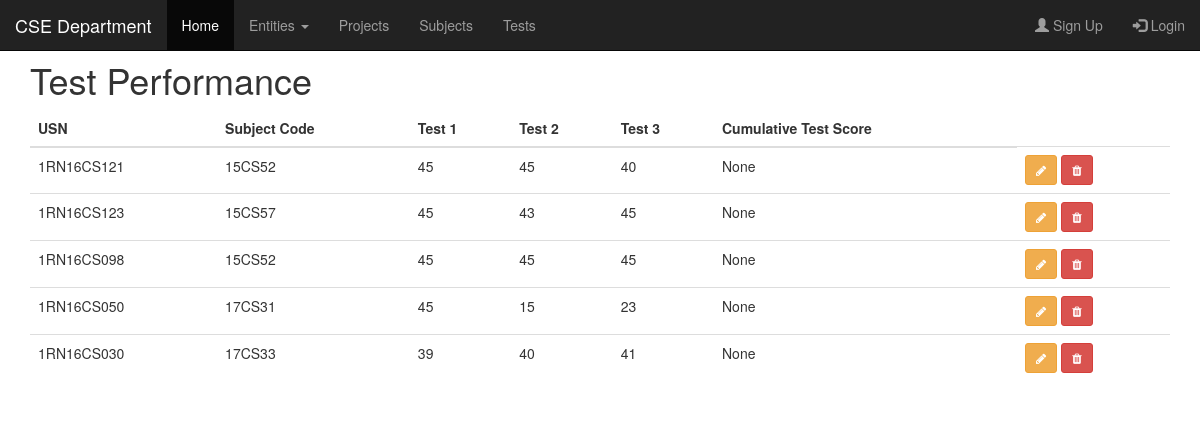
/tests, run on an earlier commit of the app's database.
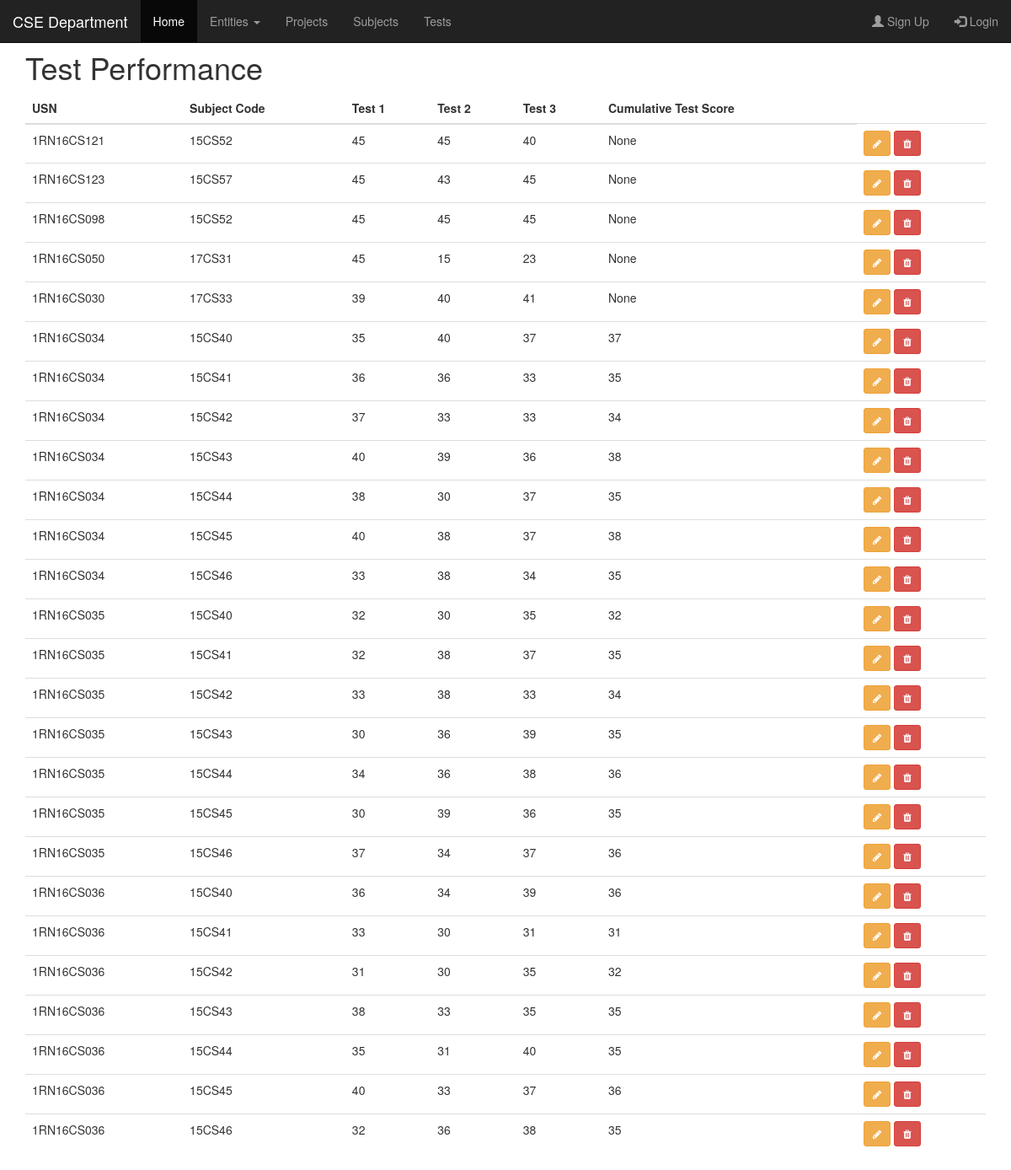
And on a later commit of the database.
### tables this page shows
CREATE TABLE Tests (
Test1 INTEGER,
Test2 INTEGER,
Test3 INTEGER,
Test_Cumalative INTEGER,
USN CHAR(10),
SubCode VARCHAR(10),
FOREIGN KEY(SubCode) REFERENCES Subject(Sub_code) ON DELETE CASCADE,
FOREIGN KEY(SubCode) REFERENCES Subject(Sub_code) ON UPDATE CASCADE,
FOREIGN KEY(USN) REFERENCES STUDENT(USN) ON DELETE CASCADE,
FOREIGN KEY(USN) REFERENCES STUDENT(USN) ON UPDATE CASCADE
);

### flaskapp.py (the view)
@app.route("/tests")
def index_test():
	tests = query_db("SELECT * FROM tests")
	return render_template("/test/index_tests.html", tests=tests)

### flaskapp.py (called while the page is built)
def get_db():
	db = getattr(g, '_database', None)
	if db is None:
		db = g._database = sqlite3.connect(DATABASE)
		db.row_factory = sqlite3.Row
	return db

def query_db(query, args=(), one=False):
	cur = get_db().execute(query, args)
	rv = cur.fetchall()
	cur.close()
	return (rv[0] if rv else None) if one else rv

@app.teardown_appcontext
def close_connection(exception):
	db = getattr(g, '_database', None)
	if db is not None:
		db.close()

### templates/test/index_tests.html
{% extends "base.html" %}
{% block title %}Test Performance{% endblock %}
{% block content %}
<table class="table">
	<thead>
		<tr>
			<th scope="col">USN</th>
			<th scope="col">Subject Code</th>
			<th scope="col">Test 1</th>
			<th scope="col">Test 2</th>
			<th scope="col">Test 3</th>
			<th scope="col">Cumulative Test Score</th>
		</tr>
	</thead>
	{% for test in tests: %}
	<tr>
		<td>{{ test["USN"] }}</td>
		<td>{{ test["SubCode"] }}</td>
		<td>{{ test["Test1"] }}</td>
		<td>{{ test["Test2"] }}</td>
		<td>{{ test["Test3"] }}</td>
		<td>{{ test["Test_Cumalative"]}}</td>
		<td>
			<a class="btn btn-warning btn-sm" href="./update/{{test.USN}}/{{test.SubCode}}"><i class="fa fa-pencil"></i></a>
			<a class="btn btn-danger btn-sm" href="./delete/{{test.USN}}/{{test.SubCode}}"><i class="fa fa-trash"></i></a>
		</td>
	</tr>
	{% endfor %}
</table>
{% endblock %}

### templates/base.html (shortened to what this page needs)
<!DOCTYPE html>
<html>
    <head>
        <link rel="stylesheet" href="https://maxcdn.bootstrapcdn.com/font-awesome/4.7.0/css/font-awesome.min.css" >
      <link rel="stylesheet" href="https://maxcdn.bootstrapcdn.com/bootstrap/3.3.7/css/bootstrap.min.css">
    </head>
    <body>
      <nav class="navbar navbar-inverse navbar-fixed-top">
        <div class="container-fluid">
          <div class="navbar-header">
            <a class="navbar-brand" href="#">CSE Department</a>
          </div>
          <div class="collapse navbar-collapse" id="myNavbar">
            <ul class="nav navbar-nav">
              <li class="active"><a href="/">Home</a></li>
              <li class="dropdown">
                <a class="dropdown-toggle" data-toggle="dropdown" href="#">Entities <span class="caret"></span></a>
              </li>
              <li><a href="{{ url_for("index_project") }}">Projects</a></li>
              <li><a href="{{  url_for("index_subject") }}">Subjects</a></li>
              <li><a href="{{  url_for("index_test") }}">Tests</a></li>
            </ul>
            <ul class="nav navbar-nav navbar-right">
              <li><a href="#"><span class="glyphicon glyphicon-user"></span> Sign Up</a></li>
              <li><a href="#"><span class="glyphicon glyphicon-log-in"></span> Login</a></li>
            </ul>
          </div>
        </div>
      </nav>
      <div class="container">
        <h1>{% block title %}Title{% endblock %}</h1>
        {% block content %}Content{% endblock %}
      </div>
    </body>
</html>

### templates/base.html (style rules this page uses)
body { padding-top: 40px; }

What changed in the data, as far as the page shows it:
added Tests: USN "1RN16CS034", SubCode "15CS40", Test1 "35", Test2 "40", Test3 "37", Test_Cumalative "37"
added Tests: USN "1RN16CS034", SubCode "15CS41", Test1 "36", Test2 "36", Test3 "33", Test_Cumalative "35"
added Tests: USN "1RN16CS034", SubCode "15CS42", Test1 "37", Test2 "33", Test3 "33", Test_Cumalative "34"
added Tests: USN "1RN16CS034", SubCode "15CS43", Test1 "40", Test2 "39", Test3 "36", Test_Cumalative "38"
added Tests: USN "1RN16CS034", SubCode "15CS44", Test1 "38", Test2 "30", Test3 "37", Test_Cumalative "35"
added Tests: USN "1RN16CS034", SubCode "15CS45", Test1 "40", Test2 "38", Test3 "37", Test_Cumalative "38"
added Tests: USN "1RN16CS034", SubCode "15CS46", Test1 "33", Test2 "38", Test3 "34", Test_Cumalative "35"
added Tests: USN "1RN16CS035", SubCode "15CS40", Test1 "32", Test2 "30", Test3 "35", Test_Cumalative "32"
added Tests: USN "1RN16CS035", SubCode "15CS41", Test1 "32", Test2 "38", Test3 "37", Test_Cumalative "35"
added Tests: USN "1RN16CS035", SubCode "15CS42", Test1 "33", Test2 "38", Test3 "33", Test_Cumalative "34"
added Tests: USN "1RN16CS035", SubCode "15CS43", Test1 "30", Test2 "36", Test3 "39", Test_Cumalative "35"
added Tests: USN "1RN16CS035", SubCode "15CS44", Test1 "34", Test2 "36", Test3 "38", Test_Cumalative "36"
added Tests: USN "1RN16CS035", SubCode "15CS45", Test1 "30", Test2 "39", Test3 "36", Test_Cumalative "35"
added Tests: USN "1RN16CS035", SubCode "15CS46", Test1 "37", Test2 "34", Test3 "37", Test_Cumalative "36"
added Tests: USN "1RN16CS036", SubCode "15CS40", Test1 "36", Test2 "34", Test3 "39", Test_Cumalative "36"
added Tests: USN "1RN16CS036", SubCode "15CS41", Test1 "33", Test2 "30", Test3 "31", Test_Cumalative "31"
added Tests: USN "1RN16CS036", SubCode "15CS42", Test1 "31", Test2 "30", Test3 "35", Test_Cumalative "32"
added Tests: USN "1RN16CS036", SubCode "15CS43", Test1 "38", Test2 "33", Test3 "35", Test_Cumalative "35"
added Tests: USN "1RN16CS036", SubCode "15CS44", Test1 "35", Test2 "31", Test3 "40", Test_Cumalative "35"
added Tests: USN "1RN16CS036", SubCode "15CS45", Test1 "40", Test2 "33", Test3 "37", Test_Cumalative "36"
added Tests: USN "1RN16CS036", SubCode "15CS46", Test1 "32", Test2 "36", Test3 "38", Test_Cumalative "35"
